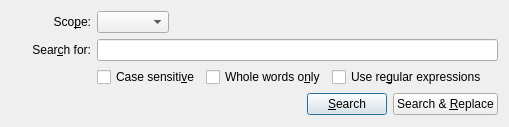
<?xml version="1.0" encoding="UTF-8"?>
<ui version="4.0">
 <class>FindConfig</class>
 <widget class="QWidget" name="FindConfig">
  <property name="geometry">
   <rect>
    <x>0</x>
    <y>0</y>
    <width>509</width>
    <height>127</height>
   </rect>
  </property>
  <property name="windowTitle">
   <string>Form</string>
  </property>
  <layout class="QGridLayout" name="gridLayout">
   <item row="0" column="1">
    <widget class="QWidget" name="widget_2" native="true">
     <layout class="QHBoxLayout" name="horizontalLayout_2">
      <property name="spacing">
       <number>0</number>
      </property>
      <property name="leftMargin">
       <number>0</number>
      </property>
      <property name="topMargin">
       <number>0</number>
      </property>
      <property name="rightMargin">
       <number>0</number>
      </property>
      <property name="bottomMargin">
       <number>0</number>
      </property>
      <item>
       <widget class="QComboBox" name="mFilterList">
        <property name="sizePolicy">
         <sizepolicy hsizetype="Fixed" vsizetype="Fixed">
          <horstretch>0</horstretch>
          <verstretch>0</verstretch>
         </sizepolicy>
        </property>
        <property name="sizeAdjustPolicy">
         <enum>QComboBox::AdjustToContents</enum>
        </property>
       </widget>
      </item>
      <item>
       <spacer name="horizontalSpacer_2">
        <property name="orientation">
         <enum>Qt::Horizontal</enum>
        </property>
        <property name="sizeHint" stdset="0">
         <size>
          <width>40</width>
          <height>20</height>
         </size>
        </property>
       </spacer>
      </item>
     </layout>
    </widget>
   </item>
   <item row="2" column="1">
    <widget class="QWidget" name="widget" native="true">
     <layout class="QHBoxLayout" name="horizontalLayout">
      <property name="leftMargin">
       <number>0</number>
      </property>
      <property name="topMargin">
       <number>0</number>
      </property>
      <property name="rightMargin">
       <number>0</number>
      </property>
      <property name="bottomMargin">
       <number>0</number>
      </property>
      <item>
       <widget class="QCheckBox" name="mMatchCaseCheckBox">
        <property name="text">
         <string>Case sensiti&amp;ve</string>
        </property>
       </widget>
      </item>
      <item>
       <widget class="QCheckBox" name="mWholeWordsCheckBox">
        <property name="text">
         <string>Whole words o&amp;nly</string>
        </property>
       </widget>
      </item>
      <item>
       <widget class="QCheckBox" name="mRegexpCheckBox">
        <property name="text">
         <string>Use re&amp;gular expressions</string>
        </property>
       </widget>
      </item>
      <item>
       <spacer name="horizontalSpacer">
        <property name="orientation">
         <enum>Qt::Horizontal</enum>
        </property>
        <property name="sizeHint" stdset="0">
         <size>
          <width>40</width>
          <height>20</height>
         </size>
        </property>
       </spacer>
      </item>
     </layout>
    </widget>
   </item>
   <item row="0" column="0">
    <widget class="QLabel" name="label">
     <property name="sizePolicy">
      <sizepolicy hsizetype="Fixed" vsizetype="Preferred">
       <horstretch>0</horstretch>
       <verstretch>0</verstretch>
      </sizepolicy>
     </property>
     <property name="minimumSize">
      <size>
       <width>80</width>
       <height>0</height>
      </size>
     </property>
     <property name="text">
      <string>Sco&amp;pe:</string>
     </property>
     <property name="alignment">
      <set>Qt::AlignRight|Qt::AlignTrailing|Qt::AlignVCenter</set>
     </property>
     <property name="buddy">
      <cstring>mFilterList</cstring>
     </property>
    </widget>
   </item>
   <item row="1" column="0">
    <widget class="QLabel" name="label_2">
     <property name="text">
      <string>Sear&amp;ch for:</string>
     </property>
     <property name="alignment">
      <set>Qt::AlignRight|Qt::AlignTrailing|Qt::AlignVCenter</set>
     </property>
     <property name="buddy">
      <cstring>mSearchTerm</cstring>
     </property>
    </widget>
   </item>
   <item row="1" column="1">
    <widget class="QLineEdit" name="mSearchTerm"/>
   </item>
   <item row="3" column="0" colspan="2">
    <layout class="QHBoxLayout" name="horizontalLayout_3">
     <item>
      <spacer name="horizontalSpacer_3">
       <property name="orientation">
        <enum>Qt::Horizontal</enum>
       </property>
       <property name="sizeHint" stdset="0">
        <size>
         <width>40</width>
         <height>20</height>
        </size>
       </property>
      </spacer>
     </item>
     <item>
      <widget class="QPushButton" name="mSearchButton">
       <property name="text">
        <string>&amp;Search</string>
       </property>
       <property name="default">
        <bool>true</bool>
       </property>
      </widget>
     </item>
     <item>
      <widget class="QPushButton" name="mReplaceButton">
       <property name="text">
        <string>Search &amp;&amp; &amp;Replace</string>
       </property>
      </widget>
     </item>
    </layout>
   </item>
   <item row="4" column="0">
    <spacer name="verticalSpacer">
     <property name="orientation">
      <enum>Qt::Vertical</enum>
     </property>
     <property name="sizeHint" stdset="0">
      <size>
       <width>20</width>
       <height>40</height>
      </size>
     </property>
    </spacer>
   </item>
  </layout>
 </widget>
 <resources/>
 <connections/>
</ui>
